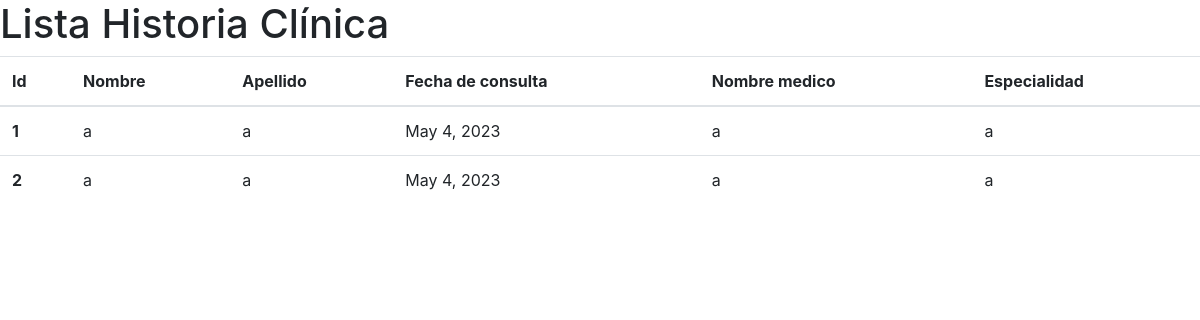
Page /lista_historias_clinicas/ on the earlier database version.
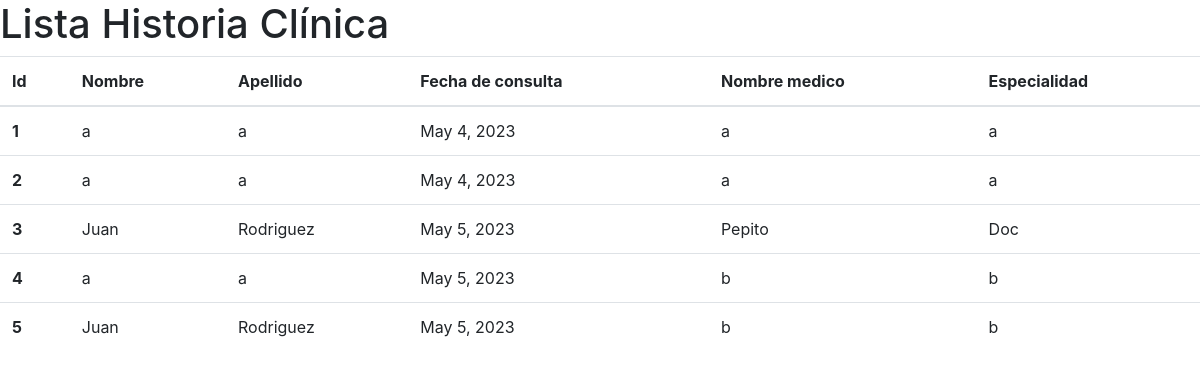
Same page on the later database version.
### historia_clinica/models.py (models this page shows, shortened)
class HistoriaClinica(models.Model):
    paciente = models.ForeignKey(Paciente, on_delete=models.CASCADE)
    medico = models.ForeignKey(Medico, on_delete=models.CASCADE)
    fecha = models.DateField(null=True, blank=True)
    descripcion = models.TextField()
    class Meta:
        app_label = 'historia_clinica'

class Paciente(models.Model):
    nombre = models.CharField(max_length=100, default='')
    apellido = models.CharField(max_length=100,default='')
    fecha_nacimiento = models.DateField(null=True, blank=True)
    dni = models.CharField(max_length=20)
    obra_social = models.CharField(max_length=100)
    class Meta:
        app_label = 'historia_clinica'

class Medico(models.Model):
    nombre = models.CharField(max_length=100)
    apellido = models.CharField(max_length=100)
    especialidad = models.CharField(max_length=100)
    matricula = models.CharField(max_length=100)
    class Meta:
        app_label = 'historia_clinica'

### historia_clinica/views.py (the view)
# urls.py: path('lista_historias_clinicas/', HistoriaClinicaListView.as_view(), name='lista_historias_clinicas'),
class HistoriaClinicaListView(View):
    def get(self, request):
        historias_clinicas = HistoriaClinica.objects.all()
        return render(request, 'lista_historias_clinicas.html', {'historias_clinicas': historias_clinicas})

### templates/lista_historias_clinicas.html (shortened to what this page needs)
<!DOCTYPE html>
<html lang="en">
<head>
    <link rel="stylesheet" href="https://stackpath.bootstrapcdn.com/bootstrap/4.3.1/css/bootstrap.min.css"
>
</head>
<body>
  <h1>Lista Historia Clínica</h1>
  <table class="table table-hover">
    <thead>
      <tr>
        <th scope="col">Id</th>
        <th scope="col">Nombre</th>
        <th scope="col">Apellido</th>
        <th scope="col">Fecha de consulta</th>
        <th scope="col">Nombre medico</th>
        <th scope="col">Especialidad </th>
      </tr>
    </thead>
    <tbody>
      {% for historia_clinica in historias_clinicas %}
      <tr>
        <th scope="row">{{historia_clinica.id}}</th>
        <td>{{ historia_clinica.paciente.nombre }}</td>
        <td>{{ historia_clinica.paciente.apellido }}</td>
        <td>{{ historia_clinica.fecha}}</td>
        <td>{{ historia_clinica.medico.nombre}}</td>
        <td>{{ historia_clinica.medico.especialidad}}</td>
      </tr>
      {% endfor %}
    </tbody>
  </table>
</body>
</html>

Differences in the rows shown:
added HistoriaClinica: id "3", paciente.nombre "Juan", paciente.apellido "Rodriguez", fecha "May 5, 2023", medico.nombre "Pepito", medico.especialidad "Doc"
added HistoriaClinica: id "4", paciente.nombre "a", paciente.apellido "a", fecha "May 5, 2023", medico.nombre "b", medico.especialidad "b"
added HistoriaClinica: id "5", paciente.nombre "Juan", paciente.apellido "Rodriguez", fecha "May 5, 2023", medico.nombre "b", medico.especialidad "b"
